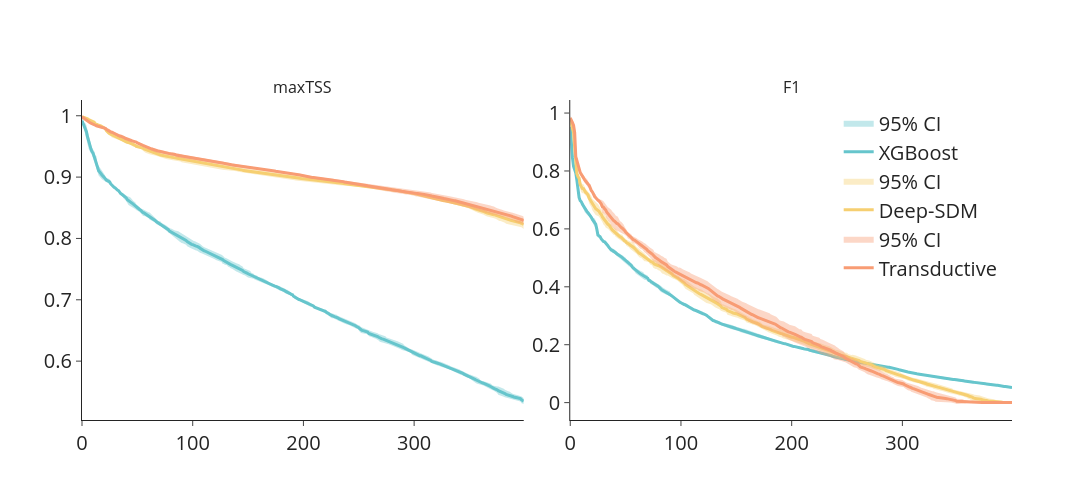

Notebook cell for this chart:
### Code cell
for idx, metric in enumerate(metrics):
    row = idx // n_cols + 1
    col = idx % n_cols + 1

    # --- compute values (unchanged) ---
    xgb_mean, xgb_ci = load_bootstrap_metrics(output_path.parent / 'xgb', 'pa', pa_metric=metric)
    ind_mean, ind_ci = load_bootstrap_metrics(output_path, ind_cp_pa, pa_metric=metric)
    td_mean, td_ci = load_bootstrap_metrics(output_path, td_cp_pa, pa_metric=metric)

    scores = [xgb_mean, ind_mean, td_mean]
    errors = [xgb_ci, ind_ci, td_ci]

    # --- plotting ---
    for i, n in enumerate(names):

        if errors[i] is not None:
            fig.add_trace(go.Scatter(
                x=np.concatenate([np.arange(400), np.arange(400)[::-1]]),
                y=np.concatenate([scores[i] + errors[i], (scores[i] - errors[i])[::-1]]),
                fill='toself',
                fillcolor=colors[i % len(colors)].replace('rgb(', 'rgba(').replace(')', ', 0.4)'),
                line=dict(color='rgba(255,255,255,0)'),
                name='95% CI',
                showlegend=(idx == 0)
            ), row=row, col=col)

        fig.add_trace(go.Scatter(
            x=np.arange(400),
            y=np.array(scores[i]),
            mode='lines',
            line=dict(color=colors[i % len(colors)], width=3),
            name=n,
            showlegend=(idx == 0)
        ), row=row, col=col)

# --- layout ---
fig.update_layout(
    template='simple_white',
    width=1200,
    height=500 * n_rows,
    xaxis_title='',
    yaxis_title='',
    font=dict(size=20),
    legend_title_text='',
    legend=dict(
        yanchor="top",
        y=0.99,
        xanchor="right",
        x=0.99
    )
)

fig.show()

### Figure 1 — Plotly figure (JSON) as saved in the notebook; plotly's stock layout.template omitted (floating-point values rounded to 4 significant figures; data arrays with more than 128 entries replaced by an {"elided": "..."} marker saying what was removed)
{"data": [{"fill": "toself", "fillcolor": "rgba(102, 197, 204, 0.4)", "line": {"color": "rgba(255,255,255,0)"}, "name": "95% CI", "showlegend": true, "type": "scatter", "x": {"elided": "800 int values"}, "xaxis": "x", "y": {"elided": "800 float values"}, "yaxis": "y"}, {"line": {"color": "rgb(102, 197, 204)", "width": 3}, "mode": "lines", "name": "XGBoost", "showlegend": true, "type": "scatter", "x": {"elided": "400 int values"}, "xaxis": "x", "y": {"elided": "400 float values"}, "yaxis": "y"}, {"fill": "toself", "fillcolor": "rgba(246, 207, 113, 0.4)", "line": {"color": "rgba(255,255,255,0)"}, "name": "95% CI", "showlegend": true, "type": "scatter", "x": {"elided": "800 int values"}, "xaxis": "x", "y": {"elided": "800 float values"}, "yaxis": "y"}, {"line": {"color": "rgb(246, 207, 113)", "width": 3}, "mode": "lines", "name": "Deep-SDM", "showlegend": true, "type": "scatter", "x": {"elided": "400 int values"}, "xaxis": "x", "y": {"elided": "400 float values"}, "yaxis": "y"}, {"fill": "toself", "fillcolor": "rgba(248, 156, 116, 0.4)", "line": {"color": "rgba(255,255,255,0)"}, "name": "95% CI", "showlegend": true, "type": "scatter", "x": {"elided": "800 int values"}, "xaxis": "x", "y": {"elided": "800 float values"}, "yaxis": "y"}, {"line": {"color": "rgb(248, 156, 116)", "width": 3}, "mode": "lines", "name": "Transductive", "showlegend": true, "type": "scatter", "x": {"elided": "400 int values"}, "xaxis": "x", "y": {"elided": "400 float values"}, "yaxis": "y"}, {"fill": "toself", "fillcolor": "rgba(102, 197, 204, 0.4)", "line": {"color": "rgba(255,255,255,0)"}, "name": "95% CI", "showlegend": false, "type": "scatter", "x": {"elided": "800 int values"}, "xaxis": "x2", "y": {"elided": "800 float values"}, "yaxis": "y2"}, {"line": {"color": "rgb(102, 197, 204)", "width": 3}, "mode": "lines", "name": "XGBoost", "showlegend": false, "type": "scatter", "x": {"elided": "400 int values"}, "xaxis": "x2", "y": {"elided": "400 float values"}, "yaxis": "y2"}, {"fill": "toself", "fillcolor": "rgba(246, 207, 113, 0.4)", "line": {"color": "rgba(255,255,255,0)"}, "name": "95% CI", "showlegend": false, "type": "scatter", "x": {"elided": "800 int values"}, "xaxis": "x2", "y": {"elided": "800 float values"}, "yaxis": "y2"}, {"line": {"color": "rgb(246, 207, 113)", "width": 3}, "mode": "lines", "name": "Deep-SDM", "showlegend": false, "type": "scatter", "x": {"elided": "400 int values"}, "xaxis": "x2", "y": {"elided": "400 float values"}, "yaxis": "y2"}, {"fill": "toself", "fillcolor": "rgba(248, 156, 116, 0.4)", "line": {"color": "rgba(255,255,255,0)"}, "name": "95% CI", "showlegend": false, "type": "scatter", "x": {"elided": "800 int values"}, "xaxis": "x2", "y": {"elided": "800 float values"}, "yaxis": "y2"}, {"line": {"color": "rgb(248, 156, 116)", "width": 3}, "mode": "lines", "name": "Transductive", "showlegend": false, "type": "scatter", "x": {"elided": "400 int values"}, "xaxis": "x2", "y": {"elided": "400 float values"}, "yaxis": "y2"}], "layout": {"annotations": [{"font": {"size": 16}, "showarrow": false, "text": "maxTSS", "x": 0.2375, "xanchor": "center", "xref": "paper", "y": 1, "yanchor": "bottom", "yref": "paper"}, {"font": {"size": 16}, "showarrow": false, "text": "F1", "x": 0.7625, "xanchor": "center", "xref": "paper", "y": 1, "yanchor": "bottom", "yref": "paper"}], "font": {"size": 20}, "height": 500, "legend": {"title": {"text": ""}, "x": 0.99, "xanchor": "right", "y": 0.99, "yanchor": "top"}, "width": 1200, "xaxis": {"anchor": "y", "domain": [0, 0.475], "title": {"text": ""}}, "xaxis2": {"anchor": "y2", "domain": [0.525, 1]}, "yaxis": {"anchor": "x", "domain": [0, 1], "title": {"text": ""}}, "yaxis2": {"anchor": "x2", "domain": [0, 1]}}}
